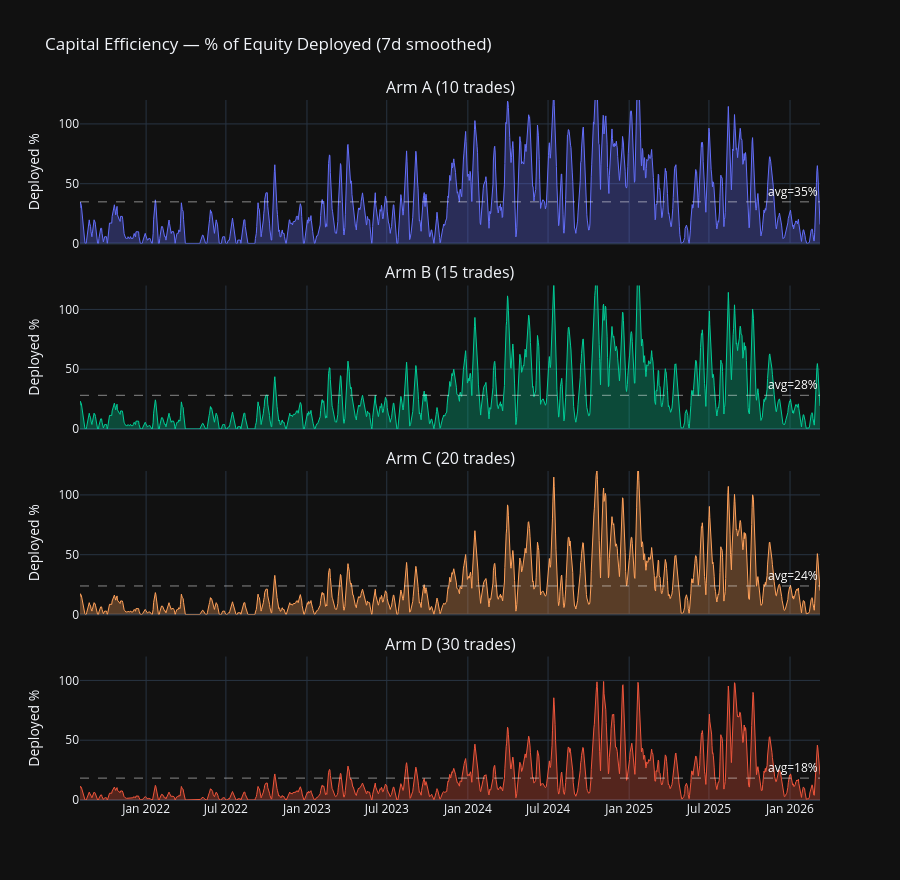

Source (notebook cell):
### Code cell
# Capital efficiency — % of equity deployed
fig2 = make_subplots(rows=len(config_labels), cols=1, shared_xaxes=True,
                     subplot_titles=config_labels, vertical_spacing=0.06)

for i, label in enumerate(config_labels, 1):
    de = daily_exposure[label]
    deployed_smooth = de['deployed_pct'].rolling(7, min_periods=1).mean()
    fig2.add_trace(go.Scatter(
        x=de['date'], y=deployed_smooth, mode='lines',
        name=label, line=dict(color=COLORS[label], width=1),
        fill='tozeroy', fillcolor=hex_to_rgba(COLORS[label], 0.3),
        showlegend=False,
    ), row=i, col=1)
    mean_val = de['deployed_pct'].mean()
    fig2.add_hline(y=mean_val, line_dash='dash', line_color='white', line_width=0.5,
                   annotation_text=f'avg={mean_val:.0f}%', annotation_font_color='white',
                   row=i, col=1)
    fig2.update_yaxes(title_text='Deployed %', range=[0, 120], row=i, col=1)

fig2.update_layout(template=TEMPLATE, height=220 * len(config_labels),
                   title='Capital Efficiency — % of Equity Deployed (7d smoothed)')
fig2.show()

### Figure 1 — Plotly figure (JSON) as saved in the notebook; plotly's stock layout.template omitted (floating-point values rounded to 4 significant figures; data arrays with more than 128 entries replaced by an {"elided": "..."} marker saying what was removed)
{"data": [{"fill": "tozeroy", "fillcolor": "rgba(99,110,250,0.3)", "line": {"color": "#636EFA", "width": 1}, "mode": "lines", "name": "Arm A (10 trades)", "showlegend": false, "type": "scatter", "x": {"elided": "1680 str values"}, "xaxis": "x", "y": {"elided": "1680 float values"}, "yaxis": "y"}, {"fill": "tozeroy", "fillcolor": "rgba(0,204,150,0.3)", "line": {"color": "#00CC96", "width": 1}, "mode": "lines", "name": "Arm B (15 trades)", "showlegend": false, "type": "scatter", "x": {"elided": "1680 str values"}, "xaxis": "x2", "y": {"elided": "1680 float values"}, "yaxis": "y2"}, {"fill": "tozeroy", "fillcolor": "rgba(255,161,90,0.3)", "line": {"color": "#FFA15A", "width": 1}, "mode": "lines", "name": "Arm C (20 trades)", "showlegend": false, "type": "scatter", "x": {"elided": "1680 str values"}, "xaxis": "x3", "y": {"elided": "1680 float values"}, "yaxis": "y3"}, {"fill": "tozeroy", "fillcolor": "rgba(239,85,59,0.3)", "line": {"color": "#EF553B", "width": 1}, "mode": "lines", "name": "Arm D (30 trades)", "showlegend": false, "type": "scatter", "x": {"elided": "1680 str values"}, "xaxis": "x4", "y": {"elided": "1680 float values"}, "yaxis": "y4"}], "layout": {"annotations": [{"font": {"size": 16}, "showarrow": false, "text": "Arm A (10 trades)", "x": 0.5, "xanchor": "center", "xref": "paper", "y": 1.0, "yanchor": "bottom", "yref": "paper"}, {"font": {"size": 16}, "showarrow": false, "text": "Arm B (15 trades)", "x": 0.5, "xanchor": "center", "xref": "paper", "y": 0.735, "yanchor": "bottom", "yref": "paper"}, {"font": {"size": 16}, "showarrow": false, "text": "Arm C (20 trades)", "x": 0.5, "xanchor": "center", "xref": "paper", "y": 0.47, "yanchor": "bottom", "yref": "paper"}, {"font": {"size": 16}, "showarrow": false, "text": "Arm D (30 trades)", "x": 0.5, "xanchor": "center", "xref": "paper", "y": 0.205, "yanchor": "bottom", "yref": "paper"}, {"font": {"color": "white"}, "showarrow": false, "text": "avg=35%", "x": 1, "xanchor": "right", "xref": "x domain", "y": 34.83, "yanchor": "bottom", "yref": "y"}, {"font": {"color": "white"}, "showarrow": false, "text": "avg=28%", "x": 1, "xanchor": "right", "xref": "x2 domain", "y": 28.18, "yanchor": "bottom", "yref": "y2"}, {"font": {"color": "white"}, "showarrow": false, "text": "avg=24%", "x": 1, "xanchor": "right", "xref": "x3 domain", "y": 23.87, "yanchor": "bottom", "yref": "y3"}, {"font": {"color": "white"}, "showarrow": false, "text": "avg=18%", "x": 1, "xanchor": "right", "xref": "x4 domain", "y": 18.29, "yanchor": "bottom", "yref": "y4"}], "height": 880, "shapes": [{"line": {"color": "white", "dash": "dash", "width": 0.5}, "type": "line", "x0": 0, "x1": 1, "xref": "x domain", "y0": 34.83, "y1": 34.83, "yref": "y"}, {"line": {"color": "white", "dash": "dash", "width": 0.5}, "type": "line", "x0": 0, "x1": 1, "xref": "x2 domain", "y0": 28.18, "y1": 28.18, "yref": "y2"}, {"line": {"color": "white", "dash": "dash", "width": 0.5}, "type": "line", "x0": 0, "x1": 1, "xref": "x3 domain", "y0": 23.87, "y1": 23.87, "yref": "y3"}, {"line": {"color": "white", "dash": "dash", "width": 0.5}, "type": "line", "x0": 0, "x1": 1, "xref": "x4 domain", "y0": 18.29, "y1": 18.29, "yref": "y4"}], "title": {"text": "Capital Efficiency — % of Equity Deployed (7d smoothed)"}, "xaxis": {"anchor": "y", "domain": [0.0, 1.0], "matches": "x4", "showticklabels": false}, "xaxis2": {"anchor": "y2", "domain": [0.0, 1.0], "matches": "x4", "showticklabels": false}, "xaxis3": {"anchor": "y3", "domain": [0.0, 1.0], "matches": "x4", "showticklabels": false}, "xaxis4": {"anchor": "y4", "domain": [0.0, 1.0]}, "yaxis": {"anchor": "x", "domain": [0.795, 1.0], "range": [0, 120], "title": {"text": "Deployed %"}}, "yaxis2": {"anchor": "x2", "domain": [0.53, 0.735], "range": [0, 120], "title": {"text": "Deployed %"}}, "yaxis3": {"anchor": "x3", "domain": [0.265, 0.47], "range": [0, 120], "title": {"text": "Deployed %"}}, "yaxis4": {"anchor": "x4", "domain": [0.0, 0.205], "range": [0, 120], "title": {"text": "Deployed %"}}}}
